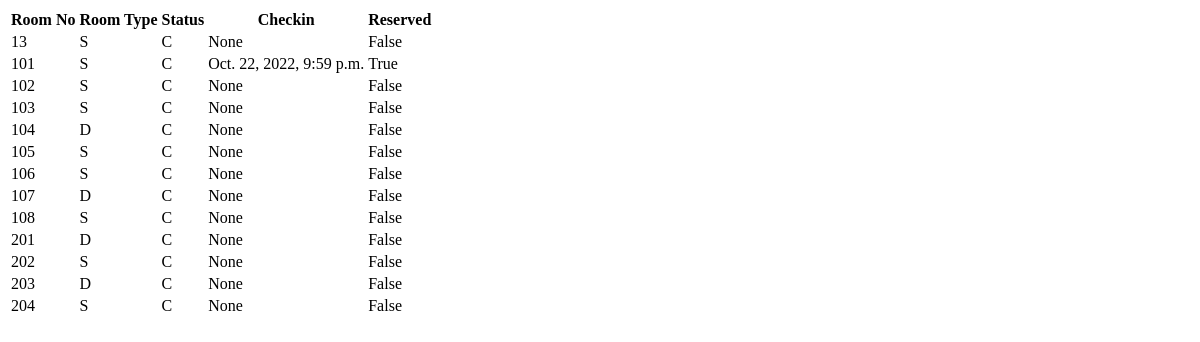
Before: /Main/Rooms/ with the older database file.
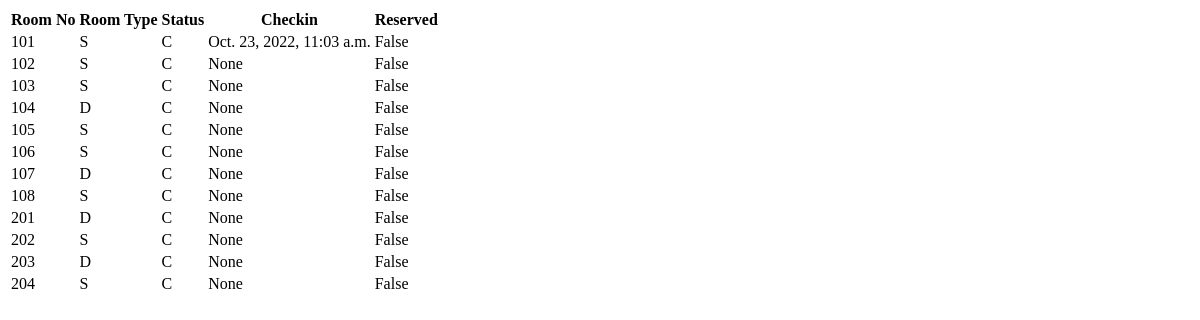
After: the same page with the newer database file.
### MainPage/models.py (models this page shows, shortened)
class Rooms(models.Model):
    Roomno = models.IntegerField(primary_key=True)
    TYPES = [('S', 'Single'),('D','Double')]
    RoomType = models.CharField(choices=TYPES,max_length=10)
    STYPES = [('C','CLEANED'),('N','NOTCLEANED'),('O','OCCUPIED')]
    Status = models.CharField(default='C',choices=STYPES,max_length=10)
    Checkin = models.DateTimeField(null=True)
    Reserved = models.BooleanField(default=False)

### MainPage/views.py (the view)
# urls.py: path('Rooms/', views.second_view),
def second_view(request):
    return render(request, 'Roomsview.html',{'RoomList': Rooms.objects.all()})

### MainPage/templates/Roomsview.html (shortened to what this page needs)
<!doctype html>
<html>
    <head>
    </head>
    <body>
        <table>
            <tr>
                <th>Room No</th>
                <th>Room Type</th>
                <th>Status</th>
                <th>Checkin</th>
                <th>Reserved</th>
            </tr>
            {% for i in RoomList %}
            <tr>
                <td>{{ i.Roomno }}</td>
                <td>{{ i.RoomType }}</td>
                <td>{{ i.Status }}</td>
                <td>{{ i.Checkin }}</td>
                <td>{{ i.Reserved }}</td>
            </tr>
            {% endfor %}
        </table>
    </body>
</html>

Changed rows visible on the page:
removed Rooms: Roomno "13", RoomType "S", Status "C", Checkin "None", Reserved "False"
changed Rooms id 101: Checkin "Oct. 22, 2022, 9:59 p.m." → "Oct. 23, 2022, 11:03 a.m."; Reserved "True" → "False"
